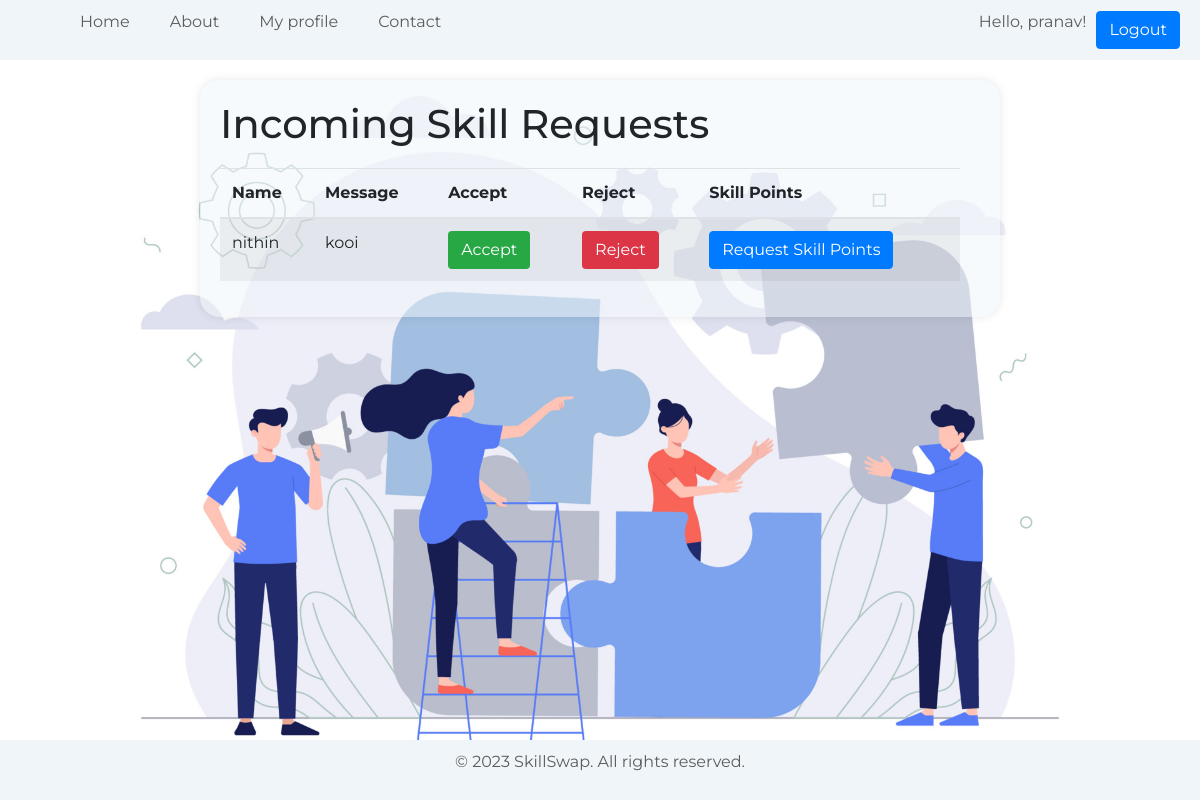
The app's page /skill-requests/ (signed in) with its own data.
### Skill/models.py (models this page shows, shortened)
class CustomUser(AbstractUser):
    email = models.EmailField(unique=True)
    profile_picture = models.ImageField(
        upload_to='profile_pictures/', null=True, blank=True)
    about_me = models.TextField(null=True, blank=True)

class SkillRequest(models.Model):
    sender = models.ForeignKey(
        CustomUser, on_delete=models.CASCADE, related_name="sent_requests")
    receiver = models.ForeignKey(
        CustomUser, on_delete=models.CASCADE, related_name="received_requests")
    message = models.TextField()
    status = models.CharField(max_length=10, choices=[(
        'pending', 'Pending'), ('accepted', 'Accepted'), ('rejected', 'Rejected')])

### Skill/views.py (the view)
# urls.py: path('skill-requests/', views.skill_requests, name='skill_requests'),
def skill_requests(request):
    pending_requests = SkillRequest.objects.filter(
        receiver=request.user, status='pending')
    return render(request, 'skill_requests.html', {'pending_requests': pending_requests})

### Skill/templates/skill_requests.html (shortened to what this page needs)
{% load static %}
<!DOCTYPE html>
<html lang="en">
<head>
    <link rel="stylesheet" href="https://cdn.jsdelivr.net/npm/bootstrap@4.3.1/dist/css/bootstrap.min.css">
</head>
<body>
    <header>
        <nav>
            <ul>
                <li><a href="{% url 'home' %}">Home</a></li>
                <li><a href="{% url 'about_us' %}">About</a></li>
                <li><a href="{% url 'profile' %}">My profile</a></li>
                <li><a href="{% url 'contact' %}">Contact</a></li>
            </ul>
        </nav>
        <div class="user-info">
            <p>Hello, {{ user.username }}!</p>
            <a href="{% url 'logout' %}" class="btn btn-primary" id="logout-link">Logout</a>
        </div>
    </header>
    <div class="profile-container">
        <div class="profile-left">
            <h1>Incoming Skill Requests</h1>
            <div class="table-container">
                <table class="table table-striped">
                    <thead>
                        <tr>
                            <th>Name</th>
                            <th>Message</th>
                            <th>Accept</th>
                            <th>Reject</th>
                            <th>Skill Points</th>
                        </tr>
                    </thead>
                    <tbody>
                        {% for request in pending_requests %}
                            <tr>
                                <td>{{ request.sender.username }}</td>
                                <td>{{ request.message }}</td>
                                <td>
                                    <form method="post" action="{% url 'accept_skill_request' request.id %}">
                                        <button type="submit" class="btn btn-accept">Accept</button>
                                    </form>
                                </td>
                                <td>
                                    <form method="post" action="{% url 'reject_skill_request' request.id %}">
                                        <button type="submit" class="btn btn-reject">Reject</button>
                                    </form>
                                </td>
                                <td>
                                    <form method="post" action="{% url 'request_skill_points' receiver_id=request.sender.id %}">
                                        <button type="submit" class="btn btn-primary">Request Skill Points</button>
                                    </form>
                                </td>
                            </tr>
                        {% empty %}
                            <tr>
                                <td colspan="4">You haven't received any skill requests yet.</td>
                            </tr>
                        {% endfor %}
                    </tbody>
                </table>
            </div>
        </div>
    </div>
    <footer>
        <p>&copy; 2023 SkillSwap. All rights reserved.</p>
    </footer>
</body>
</html>

### records on screen
CustomUser: username "pranav"
SkillRequest: sender.username "nithin", message "kooi"
